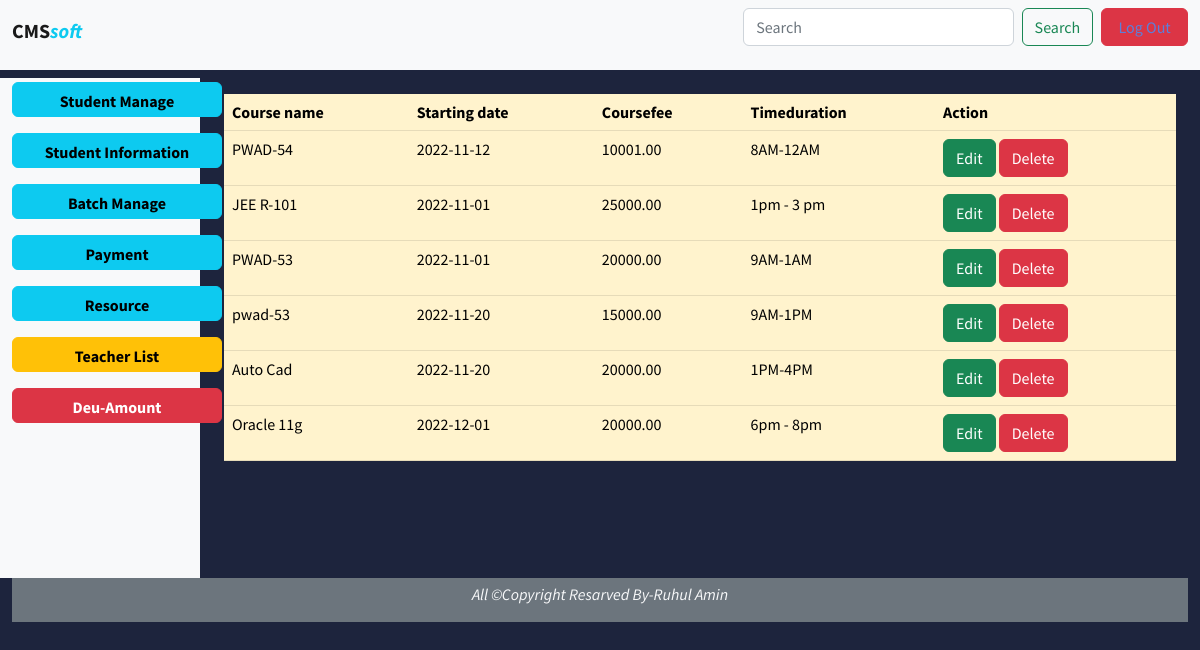
The page /batch_table.php (signed in) on the database its author committed.
### tables this page shows
CREATE TABLE `batchmanage` (
  `bid` int(10) NOT NULL,
  `coursename` varchar(50) NOT NULL,
  `startingdate` date NOT NULL,
  `coursefee` float(10,2) NOT NULL,
  `timeduration` varchar(50) NOT NULL
);

### batch_table.php (the view, shortened to what this page needs)
<?php
require_once('connectdb.php');
?>
<html>
    <body>
            <link href="https://cdn.jsdelivr.net/npm/bootstrap@5.2.2/dist/css/bootstrap.min.css" rel="stylesheet" >
            <link href="style.css" rel="stylesheet" >
    <div class="conteiner-fluid">
        <div>
          <nav class="navbar navbar-expand-lg bg-light">
        <div class="container-fluid">
          <h1>
          <a class="navbar-brand text-" href="deshboard.php"><b>CMS</b><span class="text-info"><b><i>soft</i></b> </span></a></h1>
          <form class="d-flex" role="search">
            <input class="form-control me-2" type="search" placeholder="Search" aria-label="Search">
            <div >
            <button class="btn btn-outline-success me-2" type="submit">Search</button>
            </div>
              <button class="btn btn-outline-danger bg-danger " type="button" style="height:38px;width:130px"><a href="logout.php">Log Out</a> </button>
            </form>
          </div>
        </div>
      </div>
      <div class="container-fluid mt-2">
          <div class="row">
              <div class="col-2 bg-light " style="height:500px">
            <p class="mt-1">
                <a href="student_manage.php">
                <button class="btn btn-info" type="button" name="menu-btn1"  style="width:210px;height:35px; align:center;">
                  <b>Student Manage</b>
                </button>
                </a>
              </p>
              <p class="mt-1">
                <a href="student-table.php">
                <button class="btn btn-info" type="button" name="menu-btn1"  style="width:210px;height:35px; align:center;">
                <b> Student Information</b>
                </button>
                </a>
              </p>
            <p class="mt-1">
                <a href="batch_manage.php">
                <button class="btn btn-info" type="button"  name="menu-btn2"   style="width:210px;height:35px; align:center;">
                 <b>Batch Manage</b>
                </button>
                </a>
              </p>
              <p class="mt-1">
                <a href="collection_manage.php">
                <button class="btn btn-info" type="button"  name="menu-btn2"   style="width:210px;height:35px; align:center;">
                 <b>Payment</b>
                </button>
                </a>
              </p>
              <p class="mt-1">
                <button class="btn btn-info" type="button"  name="menu-btn2"  style="width:210px;height:35px; align:center;">
                 <b>Resource</b>
                </button>
              </p>
              <p class="mt-1">
              <a href="teacher-manage.php">
                <button class="btn btn-warning" type="button"  name="menu-btn2"   style="width:210px;height:35px; align:center;">
                <b>Teacher List</b>
                </button>
                </a>
              </p>
              <p class="mt-1">
              <a href="deu-amount.php">
                <button class="btn btn-danger" type="button"  name="menu-btn2"   style="width:210px;height:35px; align:center;">
                <b>Deu-Amount</b>
                </button>
                </a>
              </p>
            </div>
            <div class="col-10 ">
              <div class=" container-fluid">
                <div class="row">
                <p>
                <table class="table table-warning table-hover">
                <thead>
                <tr>
                    <th>Course name</th>
                    <th>Starting date</th>
                    <th>Coursefee</th>
                    <th>Timeduration</th>
                    <th>Action</th>
                </tr>
                </thead>
                <tbody>
                    <?php
                    $sql2="SELECT * FROM batchmanage";
                    $result=mysqli_query($conn,$sql2);
                    while($rows2=mysqli_fetch_assoc($result))
                    {
                    $bid=$rows2['bid'];
                    ?>
                <tr>
                    <td><?php echo $rows2['coursename'];?></td>
                    <td><?php echo $rows2['startingdate'];?></td>
                    <td><?php echo $rows2['coursefee'];?></td>
                    <td><?php echo $rows2['timeduration'];?></td>
                    <td>
                    <a href="batch_edit.php?bid=<?php echo $bid;?>"><button type="button" class=" btn btn-success">Edit</button></a>
                    <a href="batch_delete.php?bid=<?php echo $bid; ?>"><button type="button" class=" btn btn-danger">Delete</button></a>
                    </td>
                </tr>
                <?php
                }
                ?>
                </tbody>
            </table>
                </p>
                 </div>
        </div>
    </div>
  </div>
  <div class="container-fluid bg-Secondary">
    <div class="row">
      <div class="col-12 text-center mt-1 text-light ">
        <p><i>All &copyCopyright Resarved By-Ruhul Amin</i></p>
      </div>
    </div>
  </div>
    </body>
</html>

### style.css (style rules this page uses)
body, html { font-family: 'Source Sans Pro', sans-serif; background-color: #1d243d; padding: 0; margin: 0; }
a { color: #5c7fda; text-decoration: none; }

### rows shown on the page
batchmanage: coursename "PWAD-54", startingdate "2022-11-12", coursefee "10001.00", timeduration "8AM-12AM"
batchmanage: coursename "JEE R-101", startingdate "2022-11-01", coursefee "25000.00", timeduration "1pm - 3 pm"
batchmanage: coursename "PWAD-53", startingdate "2022-11-01", coursefee "20000.00", timeduration "9AM-1AM"
batchmanage: coursename "pwad-53", startingdate "2022-11-20", coursefee "15000.00", timeduration "9AM-1PM"
batchmanage: coursename "Auto Cad", startingdate "2022-11-20", coursefee "20000.00", timeduration "1PM-4PM"
batchmanage: coursename "Oracle 11g", startingdate "2022-12-01", coursefee "20000.00", timeduration "6pm - 8pm"
